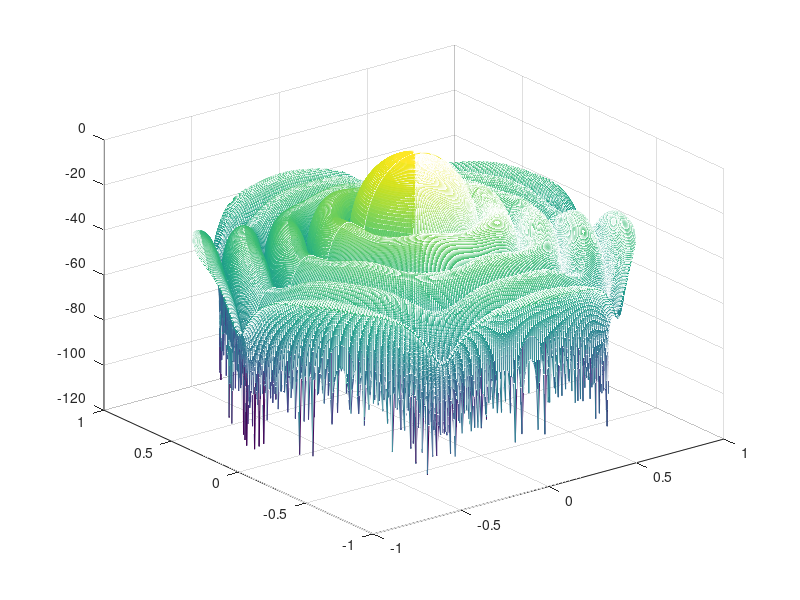

Recreate this plot in MATLAB.
%hexagonal planar array
Nx=11;%the number of elements in the horizontal row through the origin
Nh=1+6*sum(1:(Nx-1)/2);%the number of elements in the array
c=3e8;
f=3e9;
lemda=c/f;
dx=lemda/2;
dy=sqrt(3)*lemda/4;


k=2*pi/lemda;
theta=linspace(-pi/2,pi/2,500);
phi=linspace(0,2*pi,500);
u=sin(theta')*cos(phi);
v=sin(theta')*sin(phi);
ur=(u.^2+v.^2).^0.5;
S=zeros(size(u));
R=2.75*lemda;
for m=-(Nx-1)/2:(Nx-1)/2
    for n=0:Nx-abs(m)-1
        I=1-(((n-(Nx-abs(m)-1)/2)*dx)^2+(m*dy)^2)/R^2;
        S=S+I*exp(i*k*((n-(Nx-abs(m)-1)/2)*dx*u+m*dy*v));
    end
end
S=abs(S);
S=20*log10(S/max(max(S)));
mesh(u,v,S);
        